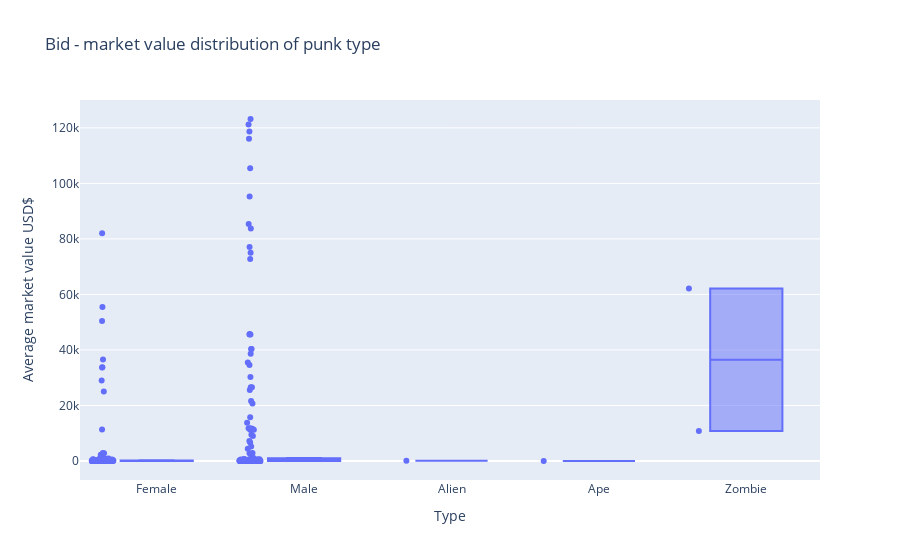

Write notebook code for a chart like this one.
### Markdown cell above
- Pricing distribution of punk type\
  After price of rare punk types was pumped up, people tend to dig gold in common punk types (male and female)

### Code cell
#remove extreme value from latest market value and set transaction type as bid
df2_noex = df2[(df2['latest_market_value']<10000000) & (df2['latest_market_value']>0.01) & (df2['transaction_type'] == 'Bid')]

data3 = go.Box(x=df2_noex['punk_type'],
               y=df2_noex['latest_market_value'],
               boxpoints='all')

layout3 = go.Layout(title='Bid - market value distribution of punk type',
                    xaxis={'title':'Type'},
                    yaxis={'title':'Average market value USD$'},
                   ) #plot_bgcolor='rgba(0,0,0,0) to remove background color

go.Figure(data3, layout3)

### Figure 1 — Plotly figure (JSON) as saved in the notebook; plotly's stock layout.template omitted (floating-point values rounded to 4 significant figures; data arrays with more than 128 entries replaced by an {"elided": "..."} marker saying what was removed)
{"data": [{"boxpoints": "all", "type": "box", "x": {"elided": "292 str values"}, "y": {"elided": "292 int values"}}], "layout": {"title": {"text": "Bid - market value distribution of punk type"}, "xaxis": {"title": {"text": "Type"}}, "yaxis": {"title": {"text": "Average market value USD$"}}}}
